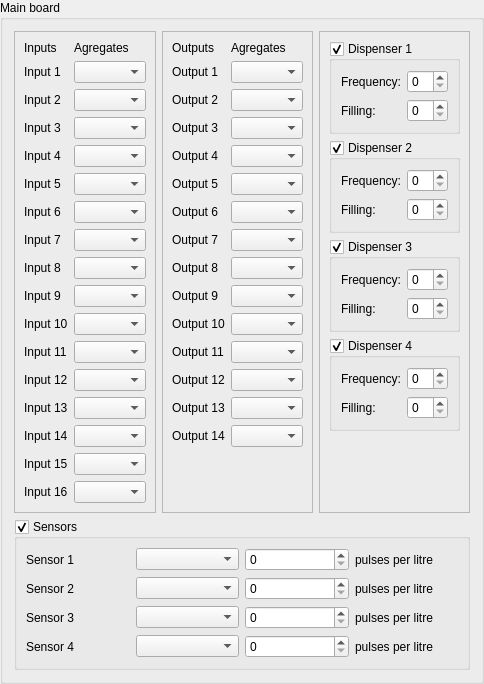
    <widget class="QGroupBox" name="groupBox">
     <property name="title">
      <string>Main board</string>
     </property>
     <layout class="QGridLayout" name="gridLayout_14">
      <item row="0" column="0">
       <widget class="QFrame" name="frame">
        <property name="frameShape">
         <enum>QFrame::StyledPanel</enum>
        </property>
        <property name="frameShadow">
         <enum>QFrame::Raised</enum>
        </property>
        <layout class="QGridLayout" name="gridLayout_4">
         <item row="0" column="0">
          <layout class="QGridLayout" name="gridLayout_3">
           <item row="13" column="1">
            <widget class="QLabel" name="label_15">
             <property name="text">
              <string>Input 13</string>
             </property>
            </widget>
           </item>
           <item row="14" column="1">
            <widget class="QLabel" name="label_18">
             <property name="text">
              <string>Input 14</string>
             </property>
            </widget>
           </item>
           <item row="6" column="1">
            <widget class="QLabel" name="label_8">
             <property name="text">
              <string>Input 6</string>
             </property>
            </widget>
           </item>
           <item row="11" column="2">
            <widget class="QComboBox" name="cb_main_input_11"/>
           </item>
           <item row="13" column="2">
            <widget class="QComboBox" name="cb_main_input_13"/>
           </item>
           <item row="15" column="2">
            <widget class="QComboBox" name="cb_main_input_15"/>
           </item>
           <item row="2" column="1">
            <widget class="QLabel" name="label_4">
             <property name="text">
              <string>Input 2</string>
             </property>
            </widget>
           </item>
           <item row="11" column="1">
            <widget class="QLabel" name="label_13">
             <property name="text">
              <string>Input 11</string>
             </property>
            </widget>
           </item>
           <item row="14" column="2">
            <widget class="QComboBox" name="cb_main_input_14"/>
           </item>
           <item row="3" column="2">
            <widget class="QComboBox" name="cb_main_input_3"/>
           </item>
           <item row="7" column="1">
            <widget class="QLabel" name="label_9">
             <property name="text">
              <string>Input 7</string>
             </property>
            </widget>
           </item>
           <item row="1" column="2">
            <widget class="QComboBox" name="cb_main_input_1"/>
           </item>
           <item row="5" column="2">
            <widget class="QComboBox" name="cb_main_input_5"/>
           </item>
           <item row="1" column="1">
            <widget class="QLabel" name="label_3">
             <property name="text">
              <string>Input 1</string>
             </property>
            </widget>
           </item>
           <item row="9" column="1">
            <widget class="QLabel" name="label_11">
             <property name="text">
              <string>Input 9</string>
             </property>
            </widget>
           </item>
           <item row="7" column="2">
            <widget class="QComboBox" name="cb_main_input_7"/>
           </item>
           <item row="2" column="2">
            <widget class="QComboBox" name="cb_main_input_2"/>
           </item>
           <item row="8" column="1">
            <widget class="QLabel" name="label_10">
             <property name="text">
              <string>Input 8</string>
             </property>
            </widget>
           </item>
           <item row="6" column="2">
            <widget class="QComboBox" name="cb_main_input_6"/>
           </item>
           <item row="4" column="2">
            <widget class="QComboBox" name="cb_main_input_4"/>
           </item>
           <item row="12" column="2">
            <widget class="QComboBox" name="cb_main_input_12"/>
           </item>
           <item row="10" column="1">
            <widget class="QLabel" name="label_12">
             <property name="text">
              <string>Input 10</string>
             </property>
            </widget>
           </item>
           <item row="4" column="1">
            <widget class="QLabel" name="label_6">
             <property name="text">
              <string>Input 4</string>
             </property>
            </widget>
           </item>
           <item row="3" column="1">
            <widget class="QLabel" name="label_5">
             <property name="text">
              <string>Input 3</string>
             </property>
            </widget>
           </item>
           <item row="9" column="2">
            <widget class="QComboBox" name="cb_main_input_9"/>
           </item>
           <item row="16" column="2">
            <widget class="QComboBox" name="cb_main_input_16"/>
           </item>
           <item row="10" column="2">
            <widget class="QComboBox" name="cb_main_input_10"/>
           </item>
           <item row="5" column="1">
            <widget class="QLabel" name="label_7">
             <property name="text">
              <string>Input 5</string>
             </property>
            </widget>
           </item>
           <item row="8" column="2">
            <widget class="QComboBox" name="cb_main_input_8"/>
           </item>
           <item row="12" column="1">
            <widget class="QLabel" name="label_14">
             <property name="text">
              <string>Input 12</string>
             </property>
            </widget>
           </item>
           <item row="16" column="1">
            <widget class="QLabel" name="label_16">
             <property name="text">
              <string>Input 16</string>
             </property>
            </widget>
           </item>
           <item row="15" column="1">
            <widget class="QLabel" name="label_17">
             <property name="text">
              <string>Input 15</string>
             </property>
            </widget>
           </item>
           <item row="0" column="1">
            <widget class="QLabel" name="label_27">
             <property name="text">
              <string>Inputs</string>
             </property>
            </widget>
           </item>
           <item row="0" column="2">
            <widget class="QLabel" name="label_28">
             <property name="text">
              <string>Agregates</string>
             </property>
            </widget>
           </item>
          </layout>
         </item>
        </layout>
       </widget>
      </item>
      <item row="0" column="1">
       <widget class="QFrame" name="frame_2">
        <property name="frameShape">
         <enum>QFrame::StyledPanel</enum>
        </property>
        <property name="frameShadow">
         <enum>QFrame::Raised</enum>
        </property>
        <layout class="QGridLayout" name="gridLayout_5">
         <item row="0" column="0">
          <layout class="QGridLayout" name="gridLayout_6">
           <item row="10" column="2">
            <widget class="QComboBox" name="cb_main_output_10"/>
           </item>
           <item row="5" column="1">
            <widget class="QLabel" name="label_23">
             <property name="text">
              <string>Output 5</string>
             </property>
            </widget>
           </item>
           <item row="12" column="1">
            <widget class="QLabel" name="label_26">
             <property name="text">
              <string>Output 12</string>
             </property>
            </widget>
           </item>
           <item row="11" column="1">
            <widget class="QLabel" name="label_30">
             <property name="text">
              <string>Output 11</string>
             </property>
            </widget>
           </item>
           <item row="2" column="2">
            <widget class="QComboBox" name="cb_main_output_2"/>
           </item>
           <item row="3" column="1">
            <widget class="QLabel" name="label_33">
             <property name="text">
              <string>Output 3</string>
             </property>
            </widget>
           </item>
           <item row="7" column="2">
            <widget class="QComboBox" name="cb_main_output_7"/>
           </item>
           <item row="14" column="2">
            <widget class="QComboBox" name="cb_main_output_14"/>
           </item>
           <item row="13" column="1">
            <widget class="QLabel" name="label_24">
             <property name="text">
              <string>Output 13</string>
             </property>
            </widget>
           </item>
           <item row="1" column="2">
            <widget class="QComboBox" name="cb_main_output_1"/>
           </item>
           <item row="12" column="2">
            <widget class="QComboBox" name="cb_main_output_12"/>
           </item>
           <item row="10" column="1">
            <widget class="QLabel" name="label_29">
             <property name="text">
              <string>Output 10</string>
             </property>
            </widget>
           </item>
           <item row="9" column="2">
            <widget class="QComboBox" name="cb_main_output_9"/>
           </item>
           <item row="13" column="2">
            <widget class="QComboBox" name="cb_main_output_13"/>
           </item>
           <item row="2" column="1">
            <widget class="QLabel" name="label_22">
             <property name="text">
              <string>Output 2</string>
             </property>
            </widget>
           </item>
           <item row="6" column="2">
            <widget class="QComboBox" name="cb_main_output_6"/>
           </item>
           <item row="8" column="2">
            <widget class="QComboBox" name="cb_main_output_8"/>
           </item>
           <item row="8" column="1">
            <widget class="QLabel" name="label_32">
             <property name="text">
              <string>Output 8</string>
             </property>
            </widget>
           </item>
           <item row="3" column="2">
            <widget class="QComboBox" name="cb_main_output_3"/>
           </item>
           <item row="14" column="1">
            <widget class="QLabel" name="label_34">
             <property name="text">
              <string>Output 14</string>
             </property>
            </widget>
           </item>
           <item row="1" column="1">
            <widget class="QLabel" name="label_19">
             <property name="text">
              <string>Output 1</string>
             </property>
            </widget>
           </item>
           <item row="9" column="1">
            <widget class="QLabel" name="label_25">
             <property name="text">
              <string>Output 9</string>
             </property>
            </widget>
           </item>
           <item row="7" column="1">
            <widget class="QLabel" name="label_20">
             <property name="text">
              <string>Output 7</string>
             </property>
            </widget>
           </item>
           <item row="4" column="1">
            <widget class="QLabel" name="label_31">
             <property name="text">
              <string>Output 4</string>
             </property>
            </widget>
           </item>
           <item row="6" column="1">
            <widget class="QLabel" name="label_21">
             <property name="text">
              <string>Output 6</string>
             </property>
            </widget>
           </item>
           <item row="5" column="2">
            <widget class="QComboBox" name="cb_main_output_5"/>
           </item>
           <item row="4" column="2">
            <widget class="QComboBox" name="cb_main_output_4"/>
           </item>
           <item row="11" column="2">
            <widget class="QComboBox" name="cb_main_output_11"/>
           </item>
           <item row="0" column="1">
            <widget class="QLabel" name="label_35">
             <property name="text">
              <string>Outputs</string>
             </property>
            </widget>
           </item>
           <item row="0" column="2">
            <widget class="QLabel" name="label_36">
             <property name="text">
              <string>Agregates</string>
             </property>
            </widget>
           </item>
          </layout>
         </item>
         <item row="1" column="0">
          <spacer name="verticalSpacer">
           <property name="orientation">
            <enum>Qt::Vertical</enum>
           </property>
           <property name="sizeHint" stdset="0">
            <size>
             <width>20</width>
             <height>40</height>
            </size>
           </property>
          </spacer>
         </item>
        </layout>
       </widget>
      </item>
      <item row="0" column="2">
       <widget class="QFrame" name="frame_3">
        <property name="frameShape">
         <enum>QFrame::StyledPanel</enum>
        </property>
        <property name="frameShadow">
         <enum>QFrame::Raised</enum>
        </property>
        <layout class="QGridLayout" name="gridLayout_11">
         <item row="2" column="0">
          <widget class="QGroupBox" name="groupBox_4">
           <property name="title">
            <string>Dispenser 3</string>
           </property>
           <property name="checkable">
            <bool>true</bool>
           </property>
           <layout class="QGridLayout" name="gridLayout_9">
            <item row="0" column="0">
             <layout class="QFormLayout" name="formLayout_5">
              <item row="0" column="0">
               <widget class="QLabel" name="label_41">
                <property name="text">
                 <string>Frequency:</string>
                </property>
               </widget>
              </item>
              <item row="0" column="1">
               <widget class="QSpinBox" name="sb_main_dispenser3_freq"/>
              </item>
              <item row="1" column="0">
               <widget class="QLabel" name="label_42">
                <property name="text">
                 <string>Filling:</string>
                </property>
               </widget>
              </item>
              <item row="1" column="1">
               <widget class="QSpinBox" name="sb_main_dispenser3_filling"/>
              </item>
             </layout>
            </item>
           </layout>
          </widget>
         </item>
         <item row="3" column="0">
          <widget class="QGroupBox" name="groupBox_5">
           <property name="title">
            <string>Dispenser 4</string>
           </property>
           <property name="checkable">
            <bool>true</bool>
           </property>
           <layout class="QGridLayout" name="gridLayout_10">
            <item row="0" column="0">
             <layout class="QFormLayout" name="formLayout_6">
              <item row="0" column="0">
               <widget class="QLabel" name="label_43">
                <property name="text">
                 <string>Frequency:</string>
                </property>
               </widget>
              </item>
              <item row="0" column="1">
               <widget class="QSpinBox" name="sb_main_dispenser4_freq"/>
              </item>
              <item row="1" column="0">
               <widget class="QLabel" name="label_44">
                <property name="text">
                 <string>Filling:</string>
                </property>
               </widget>
              </item>
              <item row="1" column="1">
               <widget class="QSpinBox" name="sb_main_dispenser4_filling"/>
              </item>
             </layout>
            </item>
           </layout>
          </widget>
         </item>
         <item row="0" column="0">
          <widget class="QGroupBox" name="groupBox_2">
           <property name="title">
            <string>Dispenser 1</string>
           </property>
           <property name="checkable">
            <bool>true</bool>
           </property>
           <layout class="QGridLayout" name="gridLayout_7">
            <item row="0" column="0">
             <layout class="QFormLayout" name="formLayout_3">
              <item row="0" column="0">
               <widget class="QLabel" name="label_37">
                <property name="text">
                 <string>Frequency:</string>
                </property>
               </widget>
              </item>
              <item row="0" column="1">
               <widget class="QSpinBox" name="sb_main_dispenser1_freq"/>
              </item>
              <item row="1" column="0">
               <widget class="QLabel" name="label_38">
                <property name="text">
                 <string>Filling:</string>
                </property>
               </widget>
              </item>
              <item row="1" column="1">
               <widget class="QSpinBox" name="sb_main_dispenser1_filling"/>
              </item>
             </layout>
            </item>
           </layout>
          </widget>
         </item>
         <item row="1" column="0">
          <widget class="QGroupBox" name="groupBox_3">
           <property name="title">
            <string>Dispenser 2</string>
           </property>
           <property name="checkable">
            <bool>true</bool>
           </property>
           <layout class="QGridLayout" name="gridLayout_8">
            <item row="0" column="0">
             <layout class="QFormLayout" name="formLayout_4">
              <item row="0" column="0">
               <widget class="QLabel" name="label_39">
                <property name="text">
                 <string>Frequency:</string>
                </property>
               </widget>
              </item>
              <item row="0" column="1">
               <widget class="QSpinBox" name="sb_main_dispenser2_freq"/>
              </item>
              <item row="1" column="0">
               <widget class="QLabel" name="label_40">
                <property name="text">
                 <string>Filling:</string>
                </property>
               </widget>
              </item>
              <item row="1" column="1">
               <widget class="QSpinBox" name="sb_main_dispenser2_filling"/>
              </item>
             </layout>
            </item>
           </layout>
          </widget>
         </item>
         <item row="4" column="0">
          <spacer name="verticalSpacer_2">
           <property name="orientation">
            <enum>Qt::Vertical</enum>
           </property>
           <property name="sizeHint" stdset="0">
            <size>
             <width>20</width>
             <height>40</height>
            </size>
           </property>
          </spacer>
         </item>
        </layout>
       </widget>
      </item>
      <item row="1" column="0" colspan="3">
       <widget class="QGroupBox" name="groupBox_6">
        <property name="title">
         <string>Sensors</string>
        </property>
        <property name="checkable">
         <bool>true</bool>
        </property>
        <layout class="QGridLayout" name="gridLayout_13">
         <item row="0" column="0">
          <layout class="QGridLayout" name="gridLayout_12">
           <item row="0" column="0">
            <widget class="QLabel" name="label_45">
             <property name="text">
              <string>Sensor 1</string>
             </property>
            </widget>
           </item>
           <item row="0" column="1">
            <widget class="QComboBox" name="cb_main_sensor1_type"/>
           </item>
           <item row="0" column="2">
            <widget class="QSpinBox" name="sb_main_sensor1_pulses"/>
           </item>
           <item row="0" column="3">
            <widget class="QLabel" name="label_49">
             <property name="text">
              <string>pulses per litre</string>
             </property>
            </widget>
           </item>
           <item row="1" column="0">
            <widget class="QLabel" name="label_46">
             <property name="text">
              <string>Sensor 2</string>
             </property>
            </widget>
           </item>
           <item row="1" column="1">
            <widget class="QComboBox" name="cb_main_sensor2_type"/>
           </item>
           <item row="1" column="2">
            <widget class="QSpinBox" name="sb_main_sensor2_pulses"/>
           </item>
           <item row="1" column="3">
            <widget class="QLabel" name="label_50">
             <property name="text">
              <string>pulses per litre</string>
             </property>
            </widget>
           </item>
           <item row="2" column="0">
            <widget class="QLabel" name="label_47">
             <property name="text">
              <string>Sensor 3</string>
             </property>
            </widget>
           </item>
           <item row="2" column="1">
            <widget class="QComboBox" name="cb_main_sensor3_type"/>
           </item>
           <item row="2" column="2">
            <widget class="QSpinBox" name="sb_main_sensor3_pulses"/>
           </item>
           <item row="2" column="3">
            <widget class="QLabel" name="label_51">
             <property name="text">
              <string>pulses per litre</string>
             </property>
            </widget>
           </item>
           <item row="3" column="0">
            <widget class="QLabel" name="label_48">
             <property name="text">
              <string>Sensor 4</string>
             </property>
            </widget>
           </item>
           <item row="3" column="1">
            <widget class="QComboBox" name="cb_main_sensor4_type"/>
           </item>
           <item row="3" column="2">
            <widget class="QSpinBox" name="sb_main_sensor4_pulses"/>
           </item>
           <item row="3" column="3">
            <widget class="QLabel" name="label_52">
             <property name="text">
              <string>pulses per litre</string>
             </property>
            </widget>
           </item>
          </layout>
         </item>
        </layout>
       </widget>
      </item>
     </layout>
    </widget>
